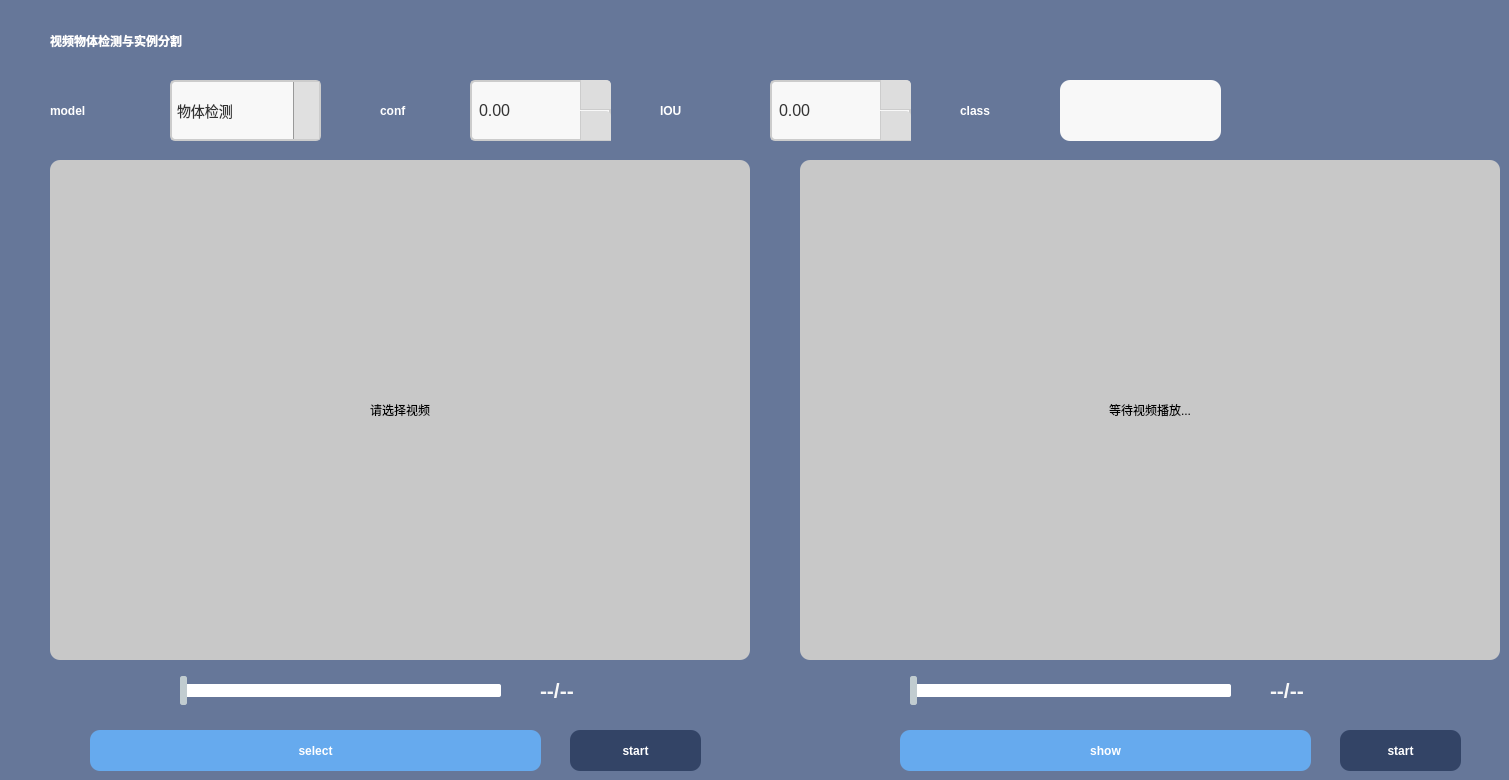
    <widget class="QWidget" name="tab_2">
     <property name="styleSheet">
      <string notr="true">QWidget{
	background-color: #667799;
}</string>
     </property>
     <attribute name="title">
      <string>Tab 2</string>
     </attribute>
     <widget class="QPushButton" name="choose_video">
      <property name="geometry">
       <rect>
        <x>90</x>
        <y>730</y>
        <width>451</width>
        <height>41</height>
       </rect>
      </property>
      <property name="styleSheet">
       <string notr="true">QPushButton{
	font: 14pt &quot;Arial&quot;;
	font-weight: bold;
	background-color: #66aaee;
	border-radius: 10%;
	color: white
}</string>
      </property>
      <property name="text">
       <string>select</string>
      </property>
     </widget>
     <widget class="QLabel" name="video1">
      <property name="geometry">
       <rect>
        <x>50</x>
        <y>160</y>
        <width>700</width>
        <height>500</height>
       </rect>
      </property>
      <property name="styleSheet">
       <string notr="true">
           QLabel {
            background-color: rgb(200, 200, 200);  border-radius:10%; }
          </string>
      </property>
      <property name="text">
       <string>请选择视频</string>
      </property>
      <property name="alignment">
       <set>Qt::AlignCenter</set>
      </property>
     </widget>
     <widget class="QSlider" name="slider1">
      <property name="geometry">
       <rect>
        <x>180</x>
        <y>670</y>
        <width>321</width>
        <height>41</height>
       </rect>
      </property>
      <property name="styleSheet">
       <string notr="true">/*horizontal ：水平QSlider*/
QSlider::groove:horizontal {
border: 0px solid #111;
}

/*1.滑动过的槽设计参数*/
QSlider::sub-page:horizontal {
 /*槽颜色*/
background: rgb(20,120,255);
 /*外环区域倒圆角度*/
border-radius: 2px;
 /*上遮住区域高度*/
margin-top:14px;
 /*下遮住区域高度*/
margin-bottom:14px;
}

/*2.未滑动过的槽设计参数*/
QSlider::add-page:horizontal {
/*槽颜色*/
background: rgb(255,255, 255);
/*外环大小0px就是不显示，默认也是0*/
border: 0px solid #777;
/*外环区域倒圆角度*/
border-radius: 2px;
 /*上遮住区域高度*/
margin-top:14px;
 /*下遮住区域高度*/
margin-bottom:14px;
}
 
/*3.平时滑动的滑块设计参数*/
QSlider::handle:horizontal {
/*滑块颜色*/
background: rgb(193,204,208);
/*滑块的宽度*/
width: 5px;
/*滑块外环为1px，再加颜色*/
border: 1px solid rgb(193,204,208);
 /*滑块外环倒圆角度*/
border-radius: 2px; 
 /*上遮住区域高度*/
margin-top:6px;
 /*下遮住区域高度*/
margin-bottom:6px;
}

/*4.手动拉动时显示的滑块设计参数*/
QSlider::handle:horizontal:hover {
/*滑块颜色*/
background: rgb(193,204,208);
/*滑块的宽度*/
width: 10px;
/*滑块外环为1px，再加颜色*/
border: 1px solid rgb(193,204,208);
 /*滑块外环倒圆角度*/
border-radius: 5px; 
 /*上遮住区域高度*/
margin-top:4px;
 /*下遮住区域高度*/
margin-bottom:4px;
}
</string>
      </property>
      <property name="orientation">
       <enum>Qt::Horizontal</enum>
      </property>
     </widget>
     <widget class="QLabel" name="time1">
      <property name="geometry">
       <rect>
        <x>540</x>
        <y>660</y>
        <width>81</width>
        <height>61</height>
       </rect>
      </property>
      <property name="font">
       <font>
        <family>Arial</family>
        <pointsize>16</pointsize>
        <weight>75</weight>
        <bold>true</bold>
       </font>
      </property>
      <property name="styleSheet">
       <string notr="true">QLabel{
	font-size: 16pt;
	font-weight: bold;
	color: #f8f8f8;
}</string>
      </property>
      <property name="text">
       <string>--/--</string>
      </property>
     </widget>
     <widget class="QSlider" name="slider2">
      <property name="geometry">
       <rect>
        <x>910</x>
        <y>670</y>
        <width>321</width>
        <height>41</height>
       </rect>
      </property>
      <property name="styleSheet">
       <string notr="true">/*horizontal ：水平QSlider*/
QSlider::groove:horizontal {
border: 0px solid #111;
}

/*1.滑动过的槽设计参数*/
QSlider::sub-page:horizontal {
 /*槽颜色*/
background: rgb(20,120,255);
 /*外环区域倒圆角度*/
border-radius: 2px;
 /*上遮住区域高度*/
margin-top:14px;
 /*下遮住区域高度*/
margin-bottom:14px;
}

/*2.未滑动过的槽设计参数*/
QSlider::add-page:horizontal {
/*槽颜色*/
background: rgb(255,255, 255);
/*外环大小0px就是不显示，默认也是0*/
border: 0px solid #777;
/*外环区域倒圆角度*/
border-radius: 2px;
 /*上遮住区域高度*/
margin-top:14px;
 /*下遮住区域高度*/
margin-bottom:14px;
}
 
/*3.平时滑动的滑块设计参数*/
QSlider::handle:horizontal {
/*滑块颜色*/
background: rgb(193,204,208);
/*滑块的宽度*/
width: 5px;
/*滑块外环为1px，再加颜色*/
border: 1px solid rgb(193,204,208);
 /*滑块外环倒圆角度*/
border-radius: 2px; 
 /*上遮住区域高度*/
margin-top:6px;
 /*下遮住区域高度*/
margin-bottom:6px;
}

/*4.手动拉动时显示的滑块设计参数*/
QSlider::handle:horizontal:hover {
/*滑块颜色*/
background: rgb(193,204,208);
/*滑块的宽度*/
width: 10px;
/*滑块外环为1px，再加颜色*/
border: 1px solid rgb(193,204,208);
 /*滑块外环倒圆角度*/
border-radius: 5px; 
 /*上遮住区域高度*/
margin-top:4px;
 /*下遮住区域高度*/
margin-bottom:4px;
}
</string>
      </property>
      <property name="orientation">
       <enum>Qt::Horizontal</enum>
      </property>
     </widget>
     <widget class="QLabel" name="time2">
      <property name="geometry">
       <rect>
        <x>1270</x>
        <y>660</y>
        <width>81</width>
        <height>61</height>
       </rect>
      </property>
      <property name="font">
       <font>
        <family>Arial</family>
        <pointsize>16</pointsize>
        <weight>75</weight>
        <bold>true</bold>
       </font>
      </property>
      <property name="styleSheet">
       <string notr="true">QLabel{
	font-size: 16pt;
	font-weight: bold;
	color: #f8f8f8;
}</string>
      </property>
      <property name="text">
       <string>--/--</string>
      </property>
     </widget>
     <widget class="QLabel" name="label_4">
      <property name="geometry">
       <rect>
        <x>380</x>
        <y>80</y>
        <width>91</width>
        <height>61</height>
       </rect>
      </property>
      <property name="styleSheet">
       <string notr="true">QLabel{
	font: 16pt &quot;Arial&quot;;
	font-weight: bold;
	color: #ffffff;
}</string>
      </property>
      <property name="text">
       <string>conf</string>
      </property>
     </widget>
     <widget class="QLabel" name="label_5">
      <property name="geometry">
       <rect>
        <x>660</x>
        <y>80</y>
        <width>101</width>
        <height>61</height>
       </rect>
      </property>
      <property name="styleSheet">
       <string notr="true">QLabel{
	font: 16pt &quot;Arial&quot;;
	font-weight: bold;
	color: #ffffff;
}</string>
      </property>
      <property name="text">
       <string>IOU</string>
      </property>
     </widget>
     <widget class="QLineEdit" name="class2">
      <property name="geometry">
       <rect>
        <x>1060</x>
        <y>80</y>
        <width>161</width>
        <height>61</height>
       </rect>
      </property>
      <property name="styleSheet">
       <string notr="true">QLineEdit{
	background-color: #f8f8f8;
	font-size: 12pt;
	border: 0;
	padding: 10px;
    border-radius: 10%;
}</string>
      </property>
     </widget>
     <widget class="QLabel" name="label_7">
      <property name="geometry">
       <rect>
        <x>960</x>
        <y>80</y>
        <width>91</width>
        <height>61</height>
       </rect>
      </property>
      <property name="styleSheet">
       <string notr="true">QLabel{
	font: 16pt &quot;Arial&quot;;
	font-weight: bold;
	color: #ffffff;
}</string>
      </property>
      <property name="text">
       <string>class</string>
      </property>
     </widget>
     <widget class="QDoubleSpinBox" name="conf2">
      <property name="geometry">
       <rect>
        <x>470</x>
        <y>80</y>
        <width>141</width>
        <height>61</height>
       </rect>
      </property>
      <property name="styleSheet">
       <string notr="true">    QDoubleSpinBox {
        background-color: #f8f8f8;
        border: 2px solid #ccc;
        border-radius: 5px;
        padding: 5px;
        font-size: 12pt;
        color: #333;
    }
    QDoubleSpinBox::up-button {
        subcontrol-origin: border;
        subcontrol-position: top right;
        width: 30px;
        border-left: 1px solid #ccc;
        border-bottom: 1px solid #ccc;
        border-top-right-radius: 5px;
        background-color: #ddd;
    }
    QDoubleSpinBox::down-button {
        subcontrol-origin: border;
        subcontrol-position: bottom right;
        width: 30px;
        border-left: 1px solid #ccc;
        border-bottom: 1px solid #ccc;
        border-top-right-radius: 5px;
        background-color: #ddd;

    }
    QDoubleSpinBox::up-button:hover, QDoubleSpinBox::down-button:hover {
        background-color: #ccc;
    }
    QDoubleSpinBox::up-arrow {
        width: 10px;
        height: 10px;
        image: url(D:/MyCode/public_project/yolov8-traffic-app/ui/up.png);  /* 使用资源文件中的图标 */
    }
    QDoubleSpinBox::down-arrow {
        width: 10px;
        height: 10px;
        image: url(D:/MyCode/public_project/yolov8-traffic-app/ui/down.png);  /* 使用资源文件中的图标 */
    }</string>
      </property>
     </widget>
     <widget class="QDoubleSpinBox" name="IOU2">
      <property name="geometry">
       <rect>
        <x>770</x>
        <y>80</y>
        <width>141</width>
        <height>61</height>
       </rect>
      </property>
      <property name="styleSheet">
       <string notr="true">    QDoubleSpinBox {
        background-color: #f8f8f8;
        border: 2px solid #ccc;
        border-radius: 5px;
        padding: 5px;
        font-size: 12pt;
        color: #333;
    }
    QDoubleSpinBox::up-button {
        subcontrol-origin: border;
        subcontrol-position: top right;
        width: 30px;
        border-left: 1px solid #ccc;
        border-bottom: 1px solid #ccc;
        border-top-right-radius: 5px;
        background-color: #ddd;
    }
    QDoubleSpinBox::down-button {
        subcontrol-origin: border;
        subcontrol-position: bottom right;
        width: 30px;
        border-left: 1px solid #ccc;
        border-bottom: 1px solid #ccc;
        border-top-right-radius: 5px;
        background-color: #ddd;

    }
    QDoubleSpinBox::up-button:hover, QDoubleSpinBox::down-button:hover {
        background-color: #ccc;
    }
    QDoubleSpinBox::up-arrow {
        width: 10px;
        height: 10px;
        image: url(D:/MyCode/public_project/yolov8-traffic-app/ui/up.png);  /* 使用资源文件中的图标 */
    }
    QDoubleSpinBox::down-arrow {
        width: 10px;
        height: 10px;
        image: url(D:/MyCode/public_project/yolov8-traffic-app/ui/down.png);  /* 使用资源文件中的图标 */
    }</string>
      </property>
     </widget>
     <widget class="QLabel" name="label_24">
      <property name="geometry">
       <rect>
        <x>50</x>
        <y>10</y>
        <width>551</width>
        <height>61</height>
       </rect>
      </property>
      <property name="styleSheet">
       <string notr="true">QLabel{
	font: 18pt &quot;黑体&quot;;
	font-weight: bold;
	color: #ffffff;
}</string>
      </property>
      <property name="text">
       <string>视频物体检测与实例分割</string>
      </property>
     </widget>
     <widget class="QPushButton" name="play_pause2">
      <property name="geometry">
       <rect>
        <x>1340</x>
        <y>730</y>
        <width>121</width>
        <height>41</height>
       </rect>
      </property>
      <property name="styleSheet">
       <string notr="true">QPushButton{
	font: 12pt &quot;Arial&quot;;
	font-weight: bold;
	background-color: #334466;
	border-radius: 10%;
	color: white
}</string>
      </property>
      <property name="text">
       <string>start</string>
      </property>
     </widget>
     <widget class="QLabel" name="label_39">
      <property name="geometry">
       <rect>
        <x>50</x>
        <y>80</y>
        <width>111</width>
        <height>61</height>
       </rect>
      </property>
      <property name="styleSheet">
       <string notr="true">QLabel{
	font: 16pt &quot;Arial&quot;;
	font-weight: bold;
	color: #ffffff;
}</string>
      </property>
      <property name="text">
       <string>model</string>
      </property>
     </widget>
     <widget class="QComboBox" name="combo2">
      <property name="geometry">
       <rect>
        <x>170</x>
        <y>80</y>
        <width>151</width>
        <height>61</height>
       </rect>
      </property>
      <property name="styleSheet">
       <string notr="true">QComboBox {
    background-color: #f8f8f8;
    border: 2px solid #ccc;
    border-radius: 5px;
    padding: 5px;
    font-size: 14px;
    color: #333;
}
QComboBox::down-arrow {
    image: url(D:/MyCode/public_project/yolov8-traffic-app/ui/down.png);
    width: 10px;
    height: 10px;
}
QComboBox::drop-down {
    subcontrol-origin: padding;
    subcontrol-position: top right;
    width: 25px;
    border-left: 1px solid #999;
    background-color: #e0e0e0;
}
QComboBox QAbstractItemView {
    background-color: #fff;
    border: 1px solid #ccc;
    selection-background-color: #0078d7;
    selection-color: #fff;
}
QComboBox:hover {
    border-color: #0078d7;
}
QComboBox:disabled {
    background-color: #f0f0f0;
    border: 1px solid #ccc;
    color: #888;
}</string>
      </property>
      <item>
       <property name="text">
        <string>物体检测</string>
       </property>
      </item>
      <item>
       <property name="text">
        <string>实例分割</string>
       </property>
      </item>
     </widget>
     <widget class="QLabel" name="video2">
      <property name="geometry">
       <rect>
        <x>800</x>
        <y>160</y>
        <width>700</width>
        <height>500</height>
       </rect>
      </property>
      <property name="styleSheet">
       <string notr="true">
           QLabel {
            background-color: rgb(200, 200, 200);  border-radius:10%; }
          </string>
      </property>
      <property name="text">
       <string>等待视频播放...</string>
      </property>
      <property name="alignment">
       <set>Qt::AlignCenter</set>
      </property>
     </widget>
     <widget class="QPushButton" name="play_pause1">
      <property name="geometry">
       <rect>
        <x>570</x>
        <y>730</y>
        <width>131</width>
        <height>41</height>
       </rect>
      </property>
      <property name="styleSheet">
       <string notr="true">QPushButton{
	font: 12pt &quot;Arial&quot;;
	font-weight: bold;
	background-color: #334466;
	border-radius: 10%;
	color: white
}</string>
      </property>
      <property name="text">
       <string>start</string>
      </property>
     </widget>
     <widget class="QPushButton" name="show_video">
      <property name="geometry">
       <rect>
        <x>900</x>
        <y>730</y>
        <width>411</width>
        <height>41</height>
       </rect>
      </property>
      <property name="styleSheet">
       <string notr="true">QPushButton{
	font: 14pt &quot;Arial&quot;;
	font-weight: bold;
	background-color: #66aaee;
	border-radius: 10%;
	color: white
}</string>
      </property>
      <property name="text">
       <string>show</string>
      </property>
     </widget>
    </widget>
